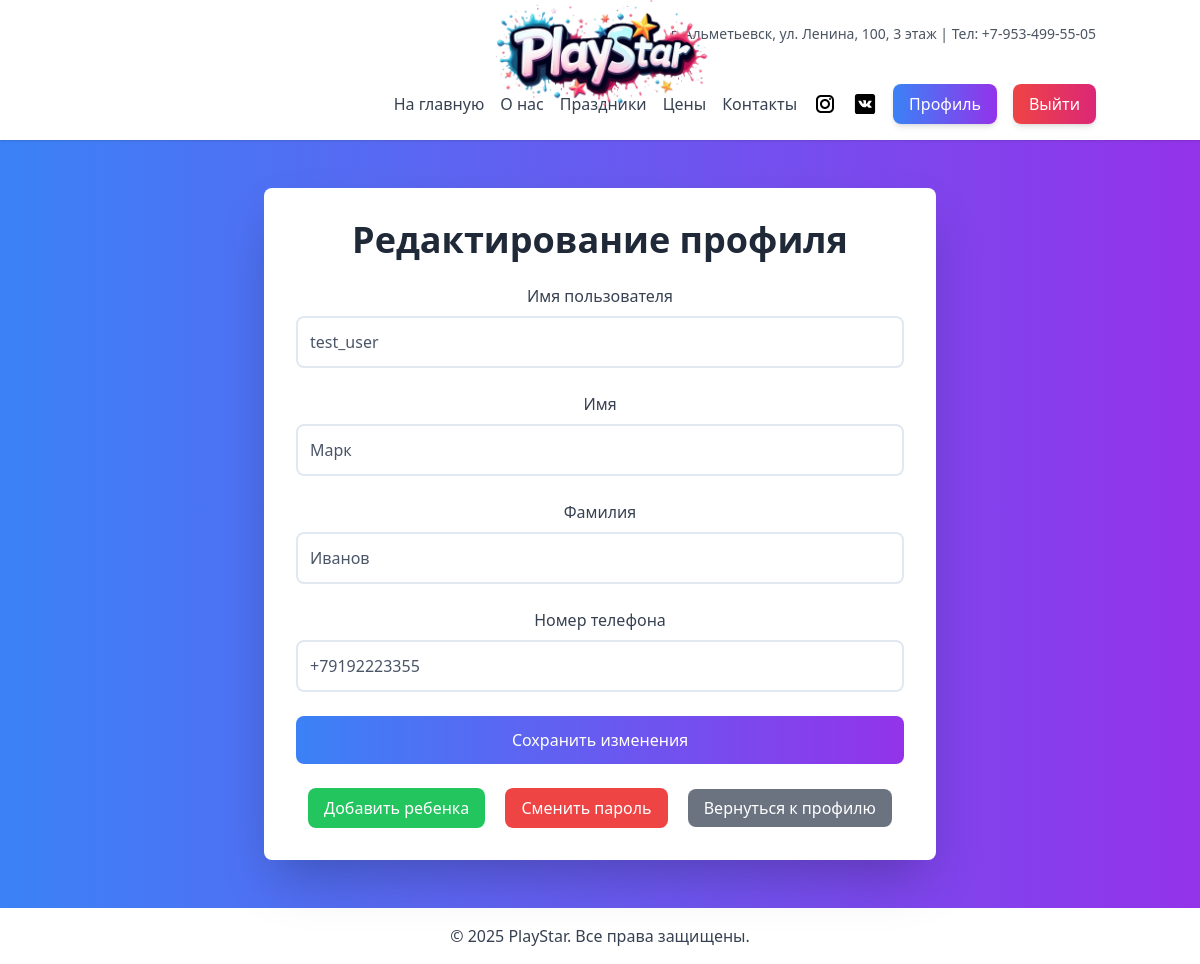
Page /accounts/profile/edit/ (signed in) on the committed database.
### main/models.py (models this page shows, shortened)
class CustomUser(AbstractUser):
    phone_number = models.CharField(max_length=15, unique=True, verbose_name="Номер телефона")
    role = models.CharField(max_length=50, choices=[('admin', 'Admin'), ('staff', 'Staff'), ('client', 'Client')], default='client', verbose_name="Роль")

### accounts/views.py (the view)
# urls.py: path('profile/edit/', profile_edit, name='profile_edit'),
@login_required
def profile_edit(request):
    user = request.user
    if not hasattr(user, 'profile'):
        Profile.objects.create(user=user)
    if request.method == 'POST':
        user_form = UserUpdateForm(request.POST, instance=user)
        profile_form = ProfileUpdateForm(request.POST, instance=user.profile)
        child_form = ChildForm(request.POST)
        if user_form.is_valid() and profile_form.is_valid():
            user_form.save()
            profile_form.save()
            messages.success(request, 'Ваш профиль успешно обновлен!')
            return redirect('profile')
        if child_form.is_valid():
            child = child_form.save(commit=False)
            child.profile = user.profile
            child.save()
            messages.success(request, 'Ребенок успешно добавлен!')
            return redirect('profile_edit')
    else:
        user_form = UserUpdateForm(instance=user)
        profile_form = ProfileUpdateForm(instance=user.profile)
        child_form = ChildForm()
    password_form = PasswordChangeForm(user=request.user)
    context = {
        'user_form': user_form,
        'profile_form': profile_form,
        'child_form': child_form,
        'password_form': password_form,  # Добавлено
    }
    return render(request, 'accounts/profile_edit.html', context)

### accounts/forms.py
class UserUpdateForm(forms.ModelForm):
    class Meta:
        model = User
        fields = ['username', 'first_name', 'last_name', 'phone_number']  # Убрали child_name
        labels = {
            'username': 'Имя пользователя',
            'first_name': 'Имя',
            'last_name': 'Фамилия',
            'phone_number': 'Номер телефона',
        }

class ProfileUpdateForm(forms.ModelForm):
    class Meta:
        model = Profile
        fields = []  # Поле bio удалено

### accounts/templates/accounts/profile_edit.html (shortened to what this page needs)
{% extends 'base.html' %}
{% load static %}
{% block content %}
<div class="bg-white p-8 rounded-lg shadow-2xl text-center transform transition-all hover:scale-105 max-w-2xl mx-auto">
    <h2 class="text-4xl font-bold text-gray-800 mb-6">Редактирование профиля</h2>
    <form method="post" class="space-y-6">
        <div class="space-y-6">
            {% for field in user_form %}
                <div class="flex flex-col space-y-2">
                    <label for="{{ field.id_for_label }}" class="text-gray-700 font-medium">
                        {{ field.label }}
                    </label>
                    {{ field }}
                </div>
            {% endfor %}
        </div>
        <button type="submit" class="w-full bg-gradient-to-r from-blue-500 to-purple-600 text-white py-3 px-6 rounded-lg hover:from-blue-600 hover:to-purple-700 transition duration-300">
            Сохранить изменения
        </button>
    </form>
    <div class="mt-6 space-x-4">
        <button onclick="openModal('addChildModal')" class="bg-green-500 text-white py-2 px-4 rounded-lg hover:bg-green-600 transition duration-300">
            Добавить ребенка
        </button>
        <button onclick="openModal('changePasswordModal')" class="bg-red-500 text-white py-2 px-4 rounded-lg hover:bg-red-600 transition duration-300">
            Сменить пароль
        </button>
        <a href="{% url 'profile' %}" class="bg-gray-500 text-white py-2 px-4 rounded-lg hover:bg-gray-600 transition duration-300">
            Вернуться к профилю
        </a>
    </div>
</div>
{% endblock %}

### accounts/templates/accounts/profile_edit.html (style rules this page uses)
input[type="text"], input[type="email"], input[type="tel"], input[type="number"], textarea, select, .form-control { width: 100% !important; padding: 12px !important; border: 2px solid #e2e8f0 !important; border-radius: 8px !important; font-size: 16px !important; color: #4a5568 !important; transition: border-color 0.3s ease, box-shadow 0.3s ease !important; background-color: white !important; }

### rows in the picture
CustomUser: user_form "test_user" "Марк" "Иванов" "+79192223355"

### other values in the picture
{{ field.label }} "Имя пользователя" "Имя" "Фамилия" "Номер телефона"
